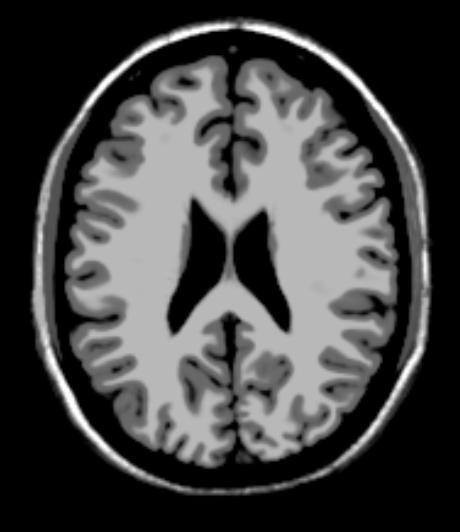
%> input picture HW1/T1.jpg, 460 x 532 px
$ octave myMainScript.m   (GNU Octave 9; MATLAB toolbox functions it lacks are replaced by stand-ins)
%> lines starting %> are read from the running program, lines starting %| are printed output that depends on the picture; in (x1, y1, x2, y2) boxes, pixels count from 0 and x2, y2 are one past the last pixel; in counts of white or black regions, pixels touching at a corner belong together; the program's own positions count from 1
%% MyMainScript

tic; % Start measuring execution time

%% Your Code Here

% Load images T1.jpg and T2.jpg and convert them to double precision
J1 = im2double(imread('T1.jpg'));
%> J1: size 532x460 double; min 0, max 1, mean 0.268
J2 = im2double(imread('T2.jpg'));
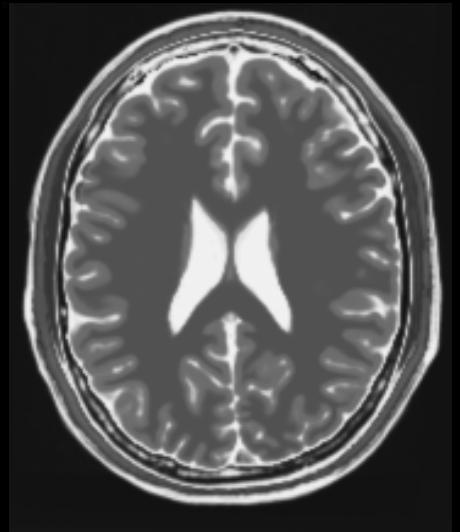
%> input picture HW1/T2.jpg, 460 x 532 px
%> J2: size 532x460 double; min 0, max 0.973, mean 0.324

% Rotate image J2 by 28.5 degrees anticlockwise and crop
J3 = imrotate(J2, 28.5, 'crop');
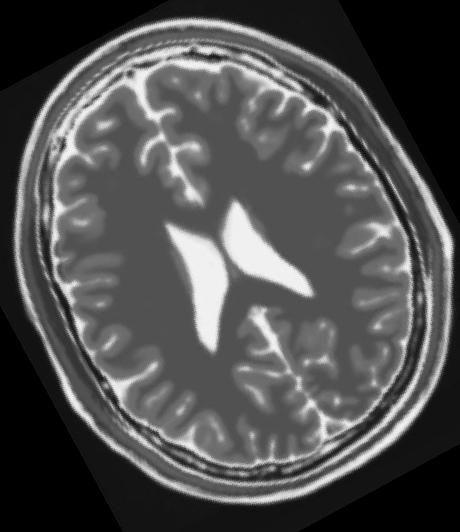
%> J3: size 532x460 double; min 0, max 0.969, mean 0.315

% Define a range of angles to test for alignment
angles = -45:1:45;

% Initialize arrays to store scores for different alignment metrics
NCC = zeros(1, length(angles)); % Normalized Cross Correlation
JE = zeros(1, length(angles));  % Joint Entropy
QMI = zeros(1, length(angles)); % Quadrature Mutual Information

% Set the width of histogram bins
bin_width = 10;

%% Loop through Different Rotation Angles

for i = 1:length(angles)
    % Rotate the cropped J2 image by the current angle
    J4 = imrotate(J3 + 1, angles(i), 'crop');  % Adding 1 to remember valid pixels
    J4 = J4 - 1; % Subtracting 1 to revert to original values

    % Find pixels that are valid in both images after rotation
    valid_pixels = J4 ~= -1;

    % Extract valid pixel values from the original and rotated images
    image1_valid = J1(valid_pixels);
    rotated_image_valid = J4(valid_pixels);

    % Compute joint histogram and alignment scores
    joint_histogram = compute_joint_histogram(image1_valid, rotated_image_valid, bin_width);
    NCC(i) = compute_normalized_cross_correlation(image1_valid, rotated_image_valid);
    JE(i) = compute_joint_entropy(joint_histogram);
    QMI(i) = compute_quadrature_mutual_information(joint_histogram);
end
%> this loop made 91 passes
%> (mean_image1 in compute_normalized_cross_correlation, mean_image2 in compute_normalized_cross_correlation, numerator in compute_normalized_cross_correlation, denominator in compute_normalized_cross_correlation, ncc in compute_normalized_cross_correlation, je in compute_joint_entropy, qmi in compute_quadrature_mutual_information) on passes 1 to 12: (0.325, 0.38, 2139, 13638, 0.157, 6.76, 0.0172), (0.325, 0.38, 2097.3, 13612.7, 0.154, 6.75, 0.0178), (0.325, 0.38, 2064.1, 13612.8, 0.152, 6.73, 0.0185), (0.325, 0.38, 2010.8, 13618.4, 0.148, 6.71, 0.0193), (0.325, 0.38, 1928.7, 13628.8, 0.142, 6.69, 0.0202), (0.324, 0.38, 1818, 13640.8, 0.133, 6.66, 0.0211), (0.324, 0.379, 1685, 13657.2, 0.123, 6.63, 0.0222), (0.323, 0.379, 1555.6, 13677.6, 0.114, 6.61, 0.0231), (0.323, 0.379, 1417.9, 13703.6, 0.103, 6.58, 0.0241), (0.322, 0.378, 1272.9, 13731.1, 0.0927, 6.55, 0.0254), (0.322, 0.378, 1101.7, 13766.3, 0.08, 6.51, 0.0267), (0.321, 0.377, 887.1, 13804.3, 0.0643, 6.47, 0.0283)
%> pass 1, `valid_pixels = J4 ~= -1;`:
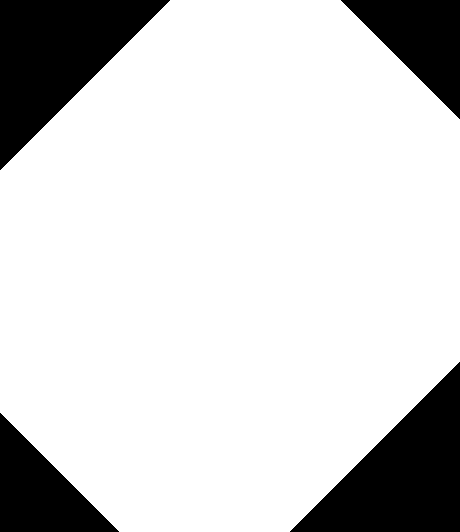
%> valid_pixels: size 532x460 logical; 82.3% white; 4 black regions, box (x1, y1, x2, y2) and area: (0, 0, 170, 170) 14535, (290, 362, 460, 532) 14535, (341, 0, 460, 119) 7140, (0, 413, 119, 532) 7140
%> pass 1, in compute_joint_histogram, `joint_histogram = accumarray([bin_image1(:), bin_image2(:)], ones(1, l..`:
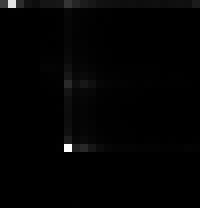
%> joint_histogram: size 26x25 double (shown 8 times larger); min 0, max 24516, mean 309.8; drawn with min black and max white
%> after the loop, JE = 91 values, max 6.91 at index 90, min 5.75 at index 17, mean 6.56; NCC = 91 values, max 0.356 at index 46, min 0.00729 at index 15, mean 0.198; QMI = 91 values, max 0.0426 at index 17, min 0.0109 at index 91, mean 0.0199

%% Plot Results

% Plot NCC score versus angle
figure(1); plot(angles, NCC); xlabel('Angle'); ylabel('NCC Score'); title('Normalized Cross Correlation'); grid on;

% Plot JE score versus angle
figure(2); plot(angles, JE); xlabel('Angle'); ylabel('JE Score'); title('Joint Entropy'); grid on;

% Plot QMI score versus angle
figure(3); plot(angles, QMI); xlabel('Angle'); ylabel('QMI Score'); title('Quadrature Mutual Information'); grid on;
%> after `grid on`:
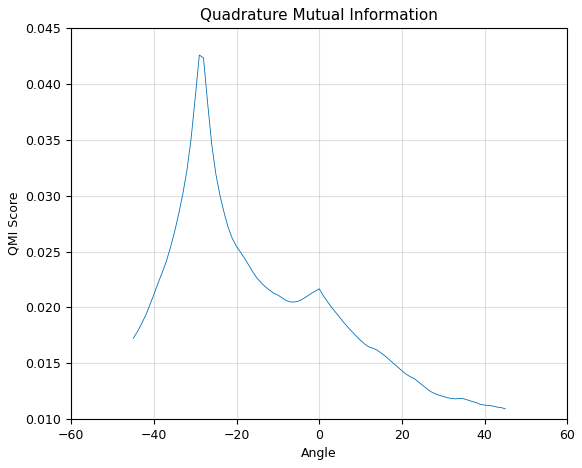
%> figure redrawn from the program's plot data; curve peaks at x = -29, y = 0.0426

% Find the angle that minimizes joint entropy
[minimum_je, index] = min(JE);
%> minimum_je = 5.75; index = 17

% Rotate the cropped J2 image to the optimized angle
rotated_image_optimized = imrotate(J3 + 1, angles(index), 'crop');
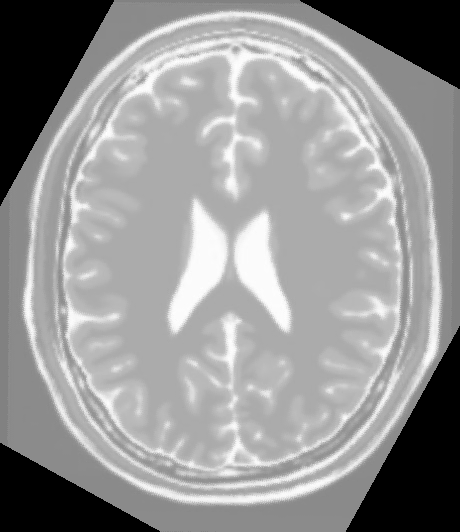
%> rotated_image_optimized: size 532x460 double; min 0, max 1.96, mean 1.16; drawn with min black and max white
rotated_image_optimized = rotated_image_optimized - 1;

% Find valid pixels in the optimized rotated image
valid_pixels_optimized = rotated_image_optimized ~= -1;
%> valid_pixels_optimized: size 532x460 logical; 84.5% white; 4 black regions, box (x1, y1, x2, y2) and area: (0, 0, 114, 206) 11821, (346, 326, 460, 532) 11821, (300, 0, 460, 89) 7202, (0, 443, 160, 532) 7202

% Extract valid pixel values from the original and optimized rotated images
image1_valid_optimized = J1(valid_pixels_optimized);
rotated_image_valid_optimized = rotated_image_optimized(valid_pixels_optimized);

% Compute joint histogram for the optimized alignment
joint_histogram_optimized = compute_joint_histogram(image1_valid_optimized, rotated_image_valid_optimized, bin_width);

% Plot the joint histogram for the optimized alignment
figure(4); imagesc(0:bin_width:255, 0:bin_width:255, joint_histogram_optimized); colorbar; xlabel('J2'); ylabel('J1'); title('Joint Histogram for Minimum JE with Bin Width 10');

% Display the original and intermediate images
figure(5); imshow(J1); title('Image 1');
figure(6); imshow(J2); title('Image 2');
figure(7); imshow(J3); title('Rotated Image 2 by 28.5 Degrees Anti-Clockwise');
figure(8); imshow(rotated_image_optimized); title('Aligned Rotated Image 2 with Image 1');
%> after `imshow(rotated_image_optimized)`:
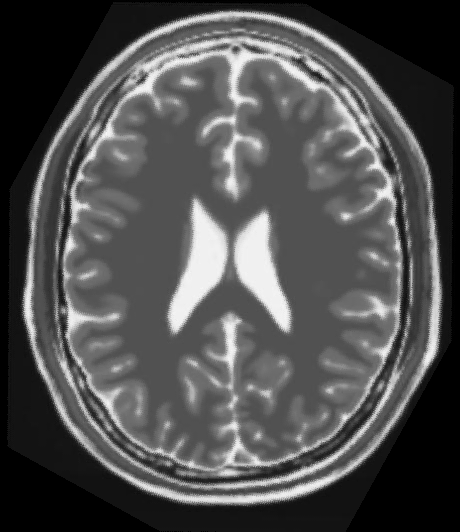
%> displayed picture: size 532x460, on the screen's scale of 0 to 255; min 0, max 246, mean 80.3

toc; % Stop measuring execution time

% Define helper functions for alignment metrics and histogram computation

function ncc = compute_normalized_cross_correlation(image1, image2)
    % Compute normalized cross-correlation between two images
    mean_image1 = mean(image1, 'all');
    mean_image2 = mean(image2, 'all');
    numerator = sum((image1 - mean_image1) .* (image2 - mean_image2), 'all');
    denominator = sqrt(sum((image1 - mean_image1).^2, 'all') * sum((image2 - mean_image2).^2, 'all'));
    ncc = abs(numerator / denominator);
end

function je = compute_joint_entropy(joint_histogram)
    % Compute joint entropy from a joint histogram
    valid_bins = joint_histogram ~= 0;
    je = -sum(joint_histogram(valid_bins) .* log2(joint_histogram(valid_bins)), 'all');
end

function qmi = compute_quadrature_mutual_information(joint_histogram)
    % Compute quadrature mutual information from a joint histogram
    marginal_histogram1 = sum(joint_histogram, 2);
    marginal_histogram2 = sum(joint_histogram, 1);
    qmi = sum((joint_histogram - marginal_histogram1 * marginal_histogram2).^2, 'all');
end

function joint_histogram = compute_joint_histogram(image1, image2, bin_width)
    % Compute joint histogram between two images with a specified bin width
    bins = ceil(255 / bin_width);
    bin_image1 = floor(image1 .* (255 / bin_width)) + 1;
    bin_image2 = floor(image2 .* (255 / bin_width)) + 1;
    joint_histogram = accumarray([bin_image1(:), bin_image2(:)], ones(1, length(image1(:))));
    joint_histogram = joint_histogram ./ (length(image1(:)));
end
